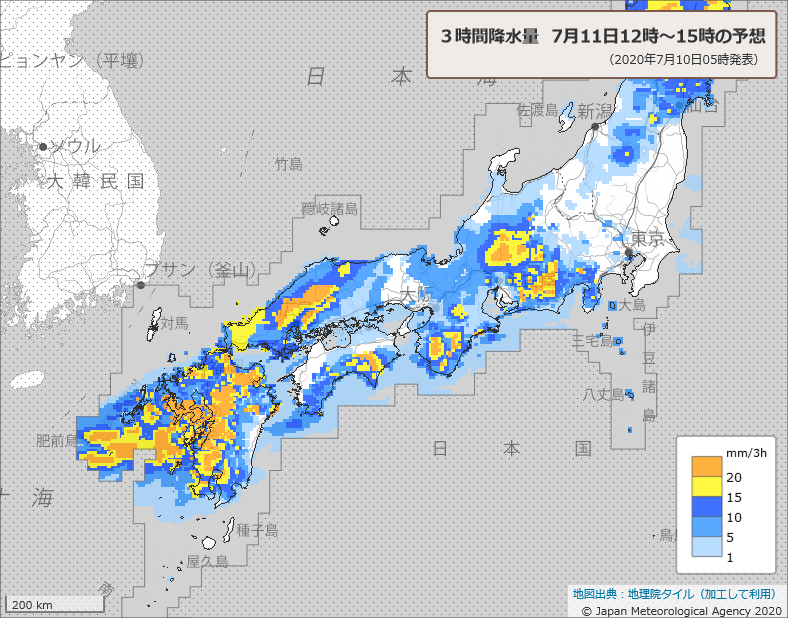
#> input picture 2020/chroma_key/image/weather.png, 788 x 618 px
$ python Video_ChromaKey.py
#> lines starting #> are read from the running program, lines starting #| are printed output that depends on the picture
#> in main, back_image is the input picture: shape (618, 788, 3); mean B, G, R 208.2, 204, 198.8
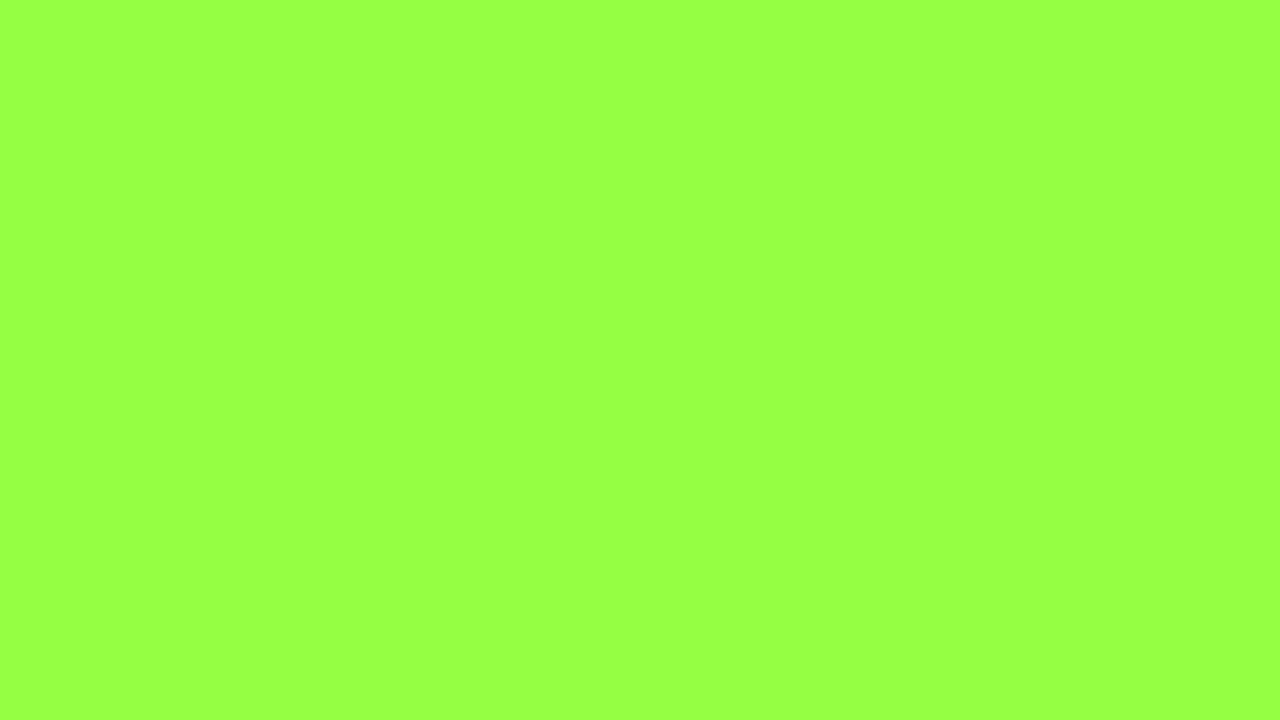
#> input picture 2020/chroma_key/image/Greenback.jpg, 1280 x 720 px, given in place of the camera
#> in main, frame is the input picture: shape (720, 1280, 3); mean B, G, R 67, 255, 150
from PIL import Image
import cv2
import numpy as np
import matplotlib.pyplot as plt
import os
import time


def ExtractionColor(frame, back_image):
    back_image = cv2.resize(back_image, dsize=(800, 800))
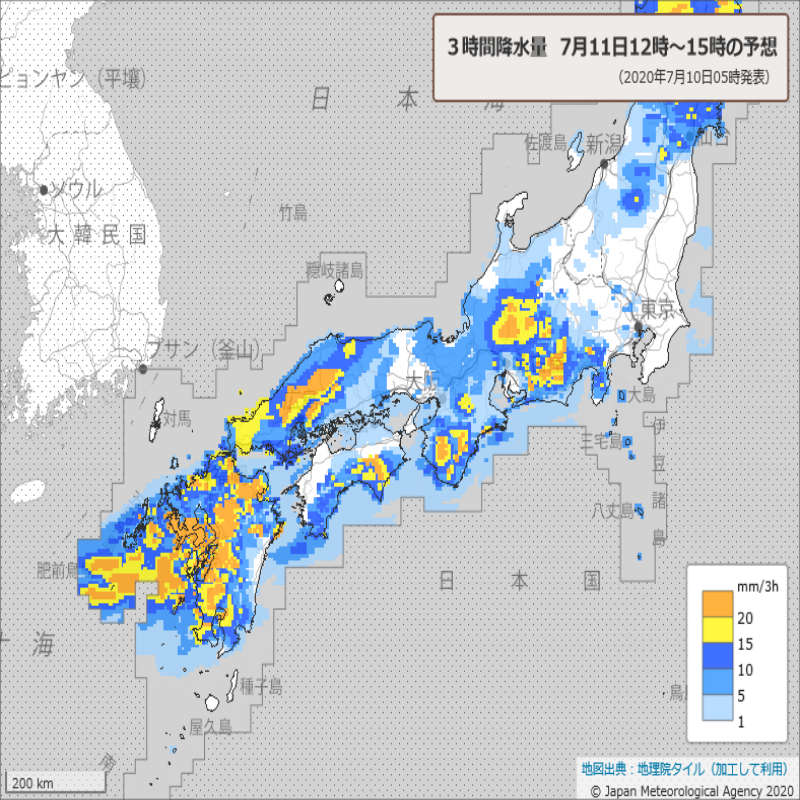
#> back_image: shape (800, 800, 3); mean of channels 0, 1, 2 208.1, 203.9, 198.7; drawn as B, G, R
    frame = cv2.resize(frame, dsize=(800, 800))
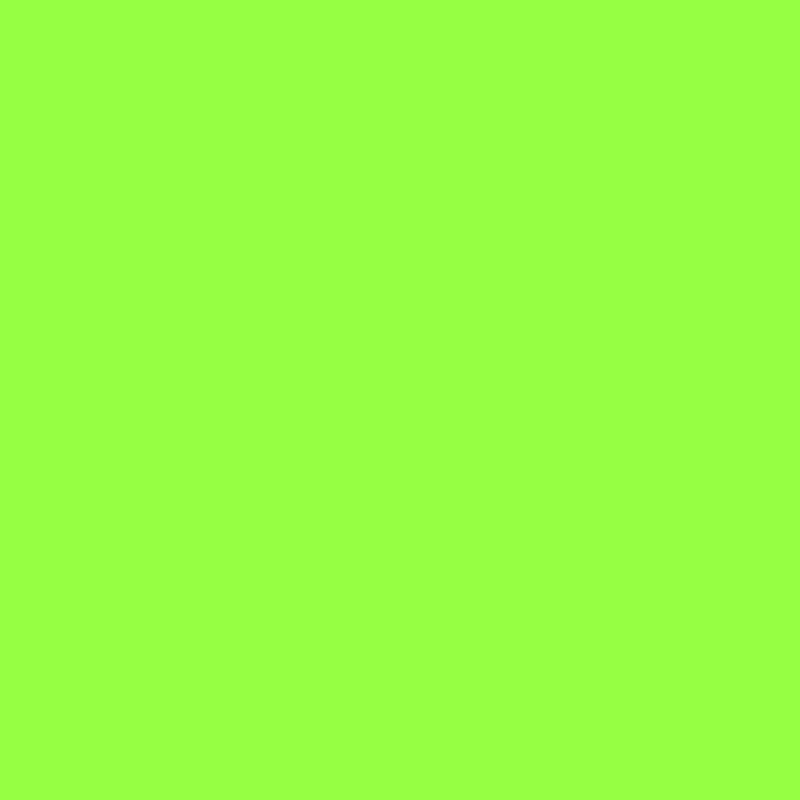
#> frame: shape (800, 800, 3); mean of channels 0, 1, 2 67, 255, 150; drawn as B, G, R

    hsv = cv2.cvtColor(frame, cv2.COLOR_BGR2HSV)
#> hsv: shape (800, 800, 3); mean H, S, V 47, 188, 255
    hsv_min = np.array([30, 64, 0])
    hsv_max = np.array([90, 255, 255])

    src_image_mask = cv2.inRange(hsv, hsv_min, hsv_max)
#> src_image_mask: shape (800, 800); every value is 255
    object_image = cv2.bitwise_and(back_image, back_image, mask = src_image_mask)
    extraction = cv2.bitwise_not(src_image_mask)
#> extraction: shape (800, 800); every value is 0
    embedded = cv2.bitwise_and(frame, frame, mask = extraction)
#> embedded: shape (800, 800, 3); every value is 0
    ChromaKey = cv2.bitwise_or(object_image, embedded)

    return ChromaKey


def main():
    video_capture = cv2.VideoCapture(0)

    back_image = cv2.imread("./image/weather.png")

    video_capture.set(cv2.CAP_PROP_FPS, 30)

    while True:
        ret, frame = video_capture.read()

        cv2.imshow("ChromaKey", ExtractionColor(frame, back_image))

        if cv2.waitKey(1) & 0xFF == ord("q"):
#> (key q is pressed here)
            break

    video_capture.release()
    cv2.destroyAllWindows()

if __name__ == '__main__':
    main()
